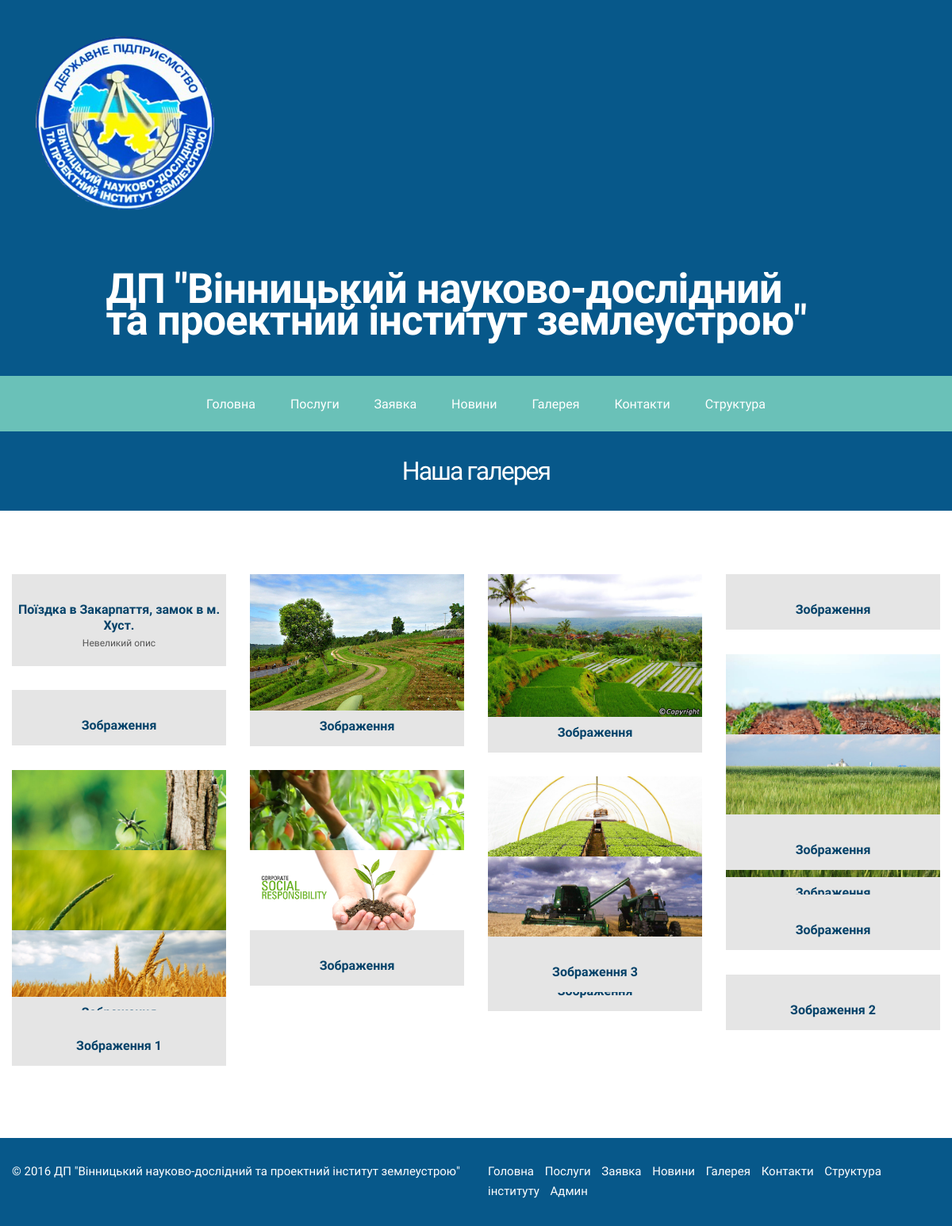
The page /gallery on the database its author committed.
### construct/models.py (models this page shows)
class GalleryImage(models.Model):
	image = models.ImageField(upload_to='static/img')
	text = models.CharField(max_length=40)
	event_date = models.DateTimeField(default=datetime.now, blank=True,  verbose_name = u"Дата події")
	created_at = models.DateTimeField(auto_now_add=True)
	is_published = models.BooleanField()
	description = models.TextField(max_length=100, default="")
	def __unicode__(self):
		return self.text
	class Meta():
		verbose_name = u"Фотографія"
		verbose_name_plural = u"Фотографії"

### construct/views.py (the view)
# urls.py: url(r'^gallery$', views.gallery, name='gallery'),
def gallery(request):
	images = GalleryImage.objects.order_by('-id')
	template = loader.get_template("gallery.html")
	return HttpResponse(template.render(locals(), request))

### templates/gallery.html (shortened to what this page needs)
{% extends "base.html" %}
{% load construct_extras %}
{% load imagefit %}
{% block subheader %}Наша галерея{% endblock %}
{% block content %}
<div class="row">
                <div class="span12">
                </div>
            </div>
<div class="row">
	<div id="gallery" class="gallery">
    {% for img in images %}
		<div class="span3 item">
			<a class="preview" href="{{ img.image.url|resize:"640x427,C" }}" data-gal="prettyPhoto" title="Описание">
				<img src="{{ img.image.url|resize:"270x180,C" }}" data-original="{{ img.image.url|resize:"640x427,C" }}" alt="">
			</a>
			<h4>{{ img.text }}</h4>
			<span>{{ img.description }}</span>
		</div>
    {% endfor %}
	</div>
</div>
{% endblock %}

### templates/base.html (shortened to what this page needs)
<!DOCTYPE html>
<html lang="en">
<head>
    {% load thumbnail %}
    <link href="/static/css/html6.css" rel="stylesheet" type="text/css">
    <link rel="stylesheet" href="https://cdnjs.cloudflare.com/ajax/libs/font-awesome/4.6.3/css/font-awesome.css">
</head>
<body>
    <header>
        <div id="logo">
            <div class="inner">
                <a href="/">
                    <img class="img-responsive" src="/static/img/the_newest_logo_from_bmp.png" alt="img">
                    <h3>ДП "Вінницький науково-дослідний <br>та проектний інститут землеустрою"</h3>
                </a>
            </div>
        </div>
        <div id="mainourservice-container">
            <ul id="mainourservice">
                <li><a href="/">Головна</a></li>
                <li><a href="/services">Послуги</a></li>
                <li><a href="/application">Заявка</a></li>
                <li><a href="/news">Новини</a></li>
                <li><a href="/gallery">Галерея</a></li>
                <li><a href="/contact">Контакти</a></li>
                <li><a href="/structure">Структура</a></li>
            </ul>
        </div>
    </header>
    <div id="subheader">
        <h1>{% block subheader %}{% endblock %}</h1>
    </div>
    <div id="content">
        <div class="container">
            {% block content %}{% endblock %}
        </div>
    </div>
    <footer>
        <div class="container">
            <div class="row">
                <div class="span6">
                    <a href="http://"> &copy; 2016 ДП "Вінницький науково-дослідний та проектний інститут землеустрою"</a>
                </div>
                <div class="span6">
                    <nav>
                        <ul>
                            <li><a href="/">Головна</a></li>
                            <li><a href="/services">Послуги</a></li>
                            <li><a href="/application">Заявка</a></li>
                            <li><a href="/news">Новини</a></li>
                            <li><a href="/gallery">Галерея</a></li>
                            <li><a href="/contact">Контакти</a></li>
                            <li><a href="/structure">Структура інституту</a></li>
                            <li><a href="/admin">Админ</a></li>
                        </ul>
                    </nav>
                </div>
            </div>
        </div>
    </footer>
</body>
</html>

### static/css/style.css (style rules this page uses)
body { font-family: "Oranienbaum"; font-size: 15px; line-height: 1.7em; margin: 0; padding: 0; color: #555; background: #fff }
header { background: #07588A }
header.clone { width: 100%; position: fixed; top: -80px; transition: 0.2s top ease-in; }
header.clone #logo { display: none }
#subheader { padding: 20px 0 20px 0; background: #07588A; text-align: center }
#subheader h1 { letter-spacing: -2px; font-size: 32px; font-weight: 500; color: #fff }
h1, h2 { font-weight: lighter; color: #044269 }
h3, h4, h5, h6 { font-weight: 600; color: #044269 }
h3 { letter-spacing: -1px; margin-top: 0 }
a { color: #044269 }
#logo { text-align: left }
#logo .inner { width:100%; margin: 40px 0 40px 0; display: inline-block; }
#logo .inner a h3 { float:right; font-size: 3.5em; color: white; margin-top: 1.5em; margin-right: 3.5em; }
#logo .inner a img { margin: 0 3em; width:15em; }
#content { padding: 60px 0 60px 0 }
#mainourservice a { -o-transition: .5s; -ms-transition: .5s; -moz-transition: .5s; -webkit-transition: .5s; transition: .5s }
#mainourservice-container { text-align: center; width: 100%; height: 70px; background: #6AC1B8 }
#mainourservice { color: #fff; font-weight: 400; font-size: 16px; letter-spacing: 0px; display: inline-block; text-align: left }
#mainourservice li { margin: 0px 0px; padding: 0px 0px; float: left; display: inline; list-style: none; position: relative }
#mainourservice a { display: block; padding: 26px 22px 24px 22px; text-decoration: none; color: #fff }
footer { color: #fff; background: #07588A; padding: 30px 0 30px 0 }
footer ul { margin: 0; padding: 0; float: right }
footer li { display: inline; padding: 0 10px 0 0 }
footer a { color: #fff }
#gallery .item { text-align: center; margin-bottom: 30px; background: #e5e5e5; padding-bottom: 15px; font-size: 12px }
#gallery .item h4 { font-size: 16px; margin-bottom: 0 }
.isotope, .isotope .isotope-item { -webkit-transition-duration: 0.8s; -moz-transition-duration: 0.8s; -ms-transition-duration: 0.8s; -o-transition-duration: 0.8s; transition-duration: 0.8s }
.isotope { -webkit-transition-property: height, width; -moz-transition-property: height, width; -ms-transition-property: height, width; -o-transition-property: height, width; transition-property: height, width }
.isotope .isotope-item { -webkit-transition-property: -webkit-transform, opacity; -moz-transition-property: -moz-transform, opacity; -ms-transition-property: -ms-transform, opacity; -o-transition-property: -o-transform, opacity; transition-property: transform, opacity }
.isotope-item { z-index: 2 }

### rows shown on the page
GalleryImage: text "Поїздка в Закарпаття, замок в м. Хуст.", description "Невеликий опис"
GalleryImage: image|resize (picture), text "Зображення"
GalleryImage: image|resize (picture), text "Зображення"
GalleryImage: text "Зображення"
GalleryImage: image|resize (picture)
GalleryImage: text "Зображення"
GalleryImage: image|resize (picture), text "Зображення"
GalleryImage: image|resize (picture)
GalleryImage: image|resize (picture)
GalleryImage: text "Зображення"
GalleryImage: image|resize (picture)
GalleryImage: image|resize (picture)
GalleryImage: image|resize (picture)
GalleryImage: text "Зображення"
GalleryImage: image|resize (picture)
GalleryImage: text "Зображення"
GalleryImage: text "Зображення 3"
GalleryImage: text "Зображення 2"
GalleryImage: text "Зображення 1"
